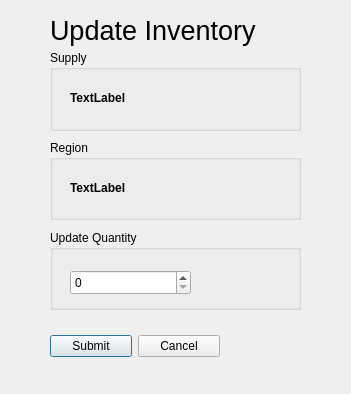
<?xml version="1.0" encoding="UTF-8"?>
<ui version="4.0">
 <class>updateinventory</class>
 <widget class="QDialog" name="updateinventory">
  <property name="geometry">
   <rect>
    <x>0</x>
    <y>0</y>
    <width>351</width>
    <height>394</height>
   </rect>
  </property>
  <property name="windowTitle">
   <string>Dialog</string>
  </property>
  <widget class="QLabel" name="label">
   <property name="geometry">
    <rect>
     <x>50</x>
     <y>10</y>
     <width>261</width>
     <height>41</height>
    </rect>
   </property>
   <property name="font">
    <font>
     <pointsize>20</pointsize>
    </font>
   </property>
   <property name="text">
    <string>Update Inventory</string>
   </property>
  </widget>
  <widget class="QGroupBox" name="groupBox">
   <property name="geometry">
    <rect>
     <x>50</x>
     <y>50</y>
     <width>251</width>
     <height>81</height>
    </rect>
   </property>
   <property name="title">
    <string>Supply</string>
   </property>
   <widget class="QLabel" name="label_2">
    <property name="geometry">
     <rect>
      <x>20</x>
      <y>40</y>
      <width>211</width>
      <height>16</height>
     </rect>
    </property>
    <property name="font">
     <font>
      <weight>75</weight>
      <bold>true</bold>
     </font>
    </property>
    <property name="text">
     <string>TextLabel</string>
    </property>
    <property name="textFormat">
     <enum>Qt::PlainText</enum>
    </property>
   </widget>
  </widget>
  <widget class="QGroupBox" name="groupBox_2">
   <property name="geometry">
    <rect>
     <x>50</x>
     <y>140</y>
     <width>251</width>
     <height>80</height>
    </rect>
   </property>
   <property name="title">
    <string>Region</string>
   </property>
   <widget class="QLabel" name="label_7">
    <property name="geometry">
     <rect>
      <x>20</x>
      <y>40</y>
      <width>211</width>
      <height>16</height>
     </rect>
    </property>
    <property name="font">
     <font>
      <weight>75</weight>
      <bold>true</bold>
     </font>
    </property>
    <property name="text">
     <string>TextLabel</string>
    </property>
   </widget>
  </widget>
  <widget class="QGroupBox" name="groupBox_3">
   <property name="geometry">
    <rect>
     <x>50</x>
     <y>230</y>
     <width>251</width>
     <height>80</height>
    </rect>
   </property>
   <property name="title">
    <string>Update Quantity</string>
   </property>
   <widget class="QSpinBox" name="spinBox">
    <property name="geometry">
     <rect>
      <x>20</x>
      <y>40</y>
      <width>121</width>
      <height>25</height>
     </rect>
    </property>
   </widget>
  </widget>
  <widget class="QWidget" name="">
   <property name="geometry">
    <rect>
     <x>50</x>
     <y>330</y>
     <width>170</width>
     <height>32</height>
    </rect>
   </property>
   <layout class="QHBoxLayout" name="horizontalLayout">
    <item>
     <widget class="QPushButton" name="pushButton">
      <property name="text">
       <string>Submit</string>
      </property>
     </widget>
    </item>
    <item>
     <widget class="QPushButton" name="pushButton_2">
      <property name="text">
       <string>Cancel</string>
      </property>
     </widget>
    </item>
   </layout>
  </widget>
 </widget>
 <resources/>
 <connections>
  <connection>
   <sender>pushButton_2</sender>
   <signal>clicked()</signal>
   <receiver>updateinventory</receiver>
   <slot>UpdateInventoryCancelButtonHandler()</slot>
   <hints>
    <hint type="sourcelabel">
     <x>191</x>
     <y>227</y>
    </hint>
    <hint type="destinationlabel">
     <x>196</x>
     <y>284</y>
    </hint>
   </hints>
  </connection>
  <connection>
   <sender>pushButton</sender>
   <signal>clicked()</signal>
   <receiver>updateinventory</receiver>
   <slot>UpdateInventorySubmitButtonHandler()</slot>
   <hints>
    <hint type="sourcelabel">
     <x>98</x>
     <y>223</y>
    </hint>
    <hint type="destinationlabel">
     <x>99</x>
     <y>294</y>
    </hint>
   </hints>
  </connection>
 </connections>
 <slots>
  <slot>UpdateInventoryCancelButtonHandler()</slot>
  <slot>UpdateInventorySubmitButtonHandler()</slot>
 </slots>
</ui>
